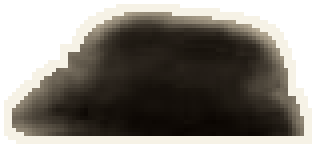
#> input picture assets/art/brow_l.png, 79 x 37 px, given in place of father-time.jpg, which was not available (shown 4 times larger)
$ python make_cutouts.py
#> lines starting #> are read from the running program, lines starting #| are printed output that depends on the picture; after the words box and inside, x2 and y2 are one past the last pixel; in counts of white or black regions, pixels touching at a corner belong together; pictures that were not available may be replaced by others from this repository, and a replacement may not be noted
#!/usr/bin/env python3
"""Cut the pieces of Groucho Time out of the public-domain pictures in assets/src, in
the manner of Terry Gilliam's animations: scissors, a white paper edge, and parts
that hinge and slide.

  father-time.jpg       "Design for Clock" (Met 358177, CC0): Father Time sitting
                        on a clock. Cut from its paper as one piece, the monument.
  groucho-1931.jpg      Groucho Marx, 1931 (Library of Congress, public domain):
                        his head, cut along a traced outline into pieces: the head
                        with holes where his eyes are, the top of his head (which
                        flips open on a hinge), his two eyebrows, and his irises.
  four-marx-bros-1913.png  The four Marx Brothers in a New Orleans paper, 1913
                        (public domain): Gummo, front right, cut out at the chest.

Writes assets/art/*.png and src/cutouts.h (where everything goes), and
src/art.h (every picture, for the program to build in).

    tools/make_cutouts.py
"""
import os
from collections import deque
import numpy as np
from PIL import Image, ImageDraw, ImageFilter, ImageOps

SRC, OUT = "assets/src", "assets/art"
EDGE = 5                                   # the white paper edge, in output pixels
PAPER = (246, 242, 230)

# ---- Groucho's head, in the 1931 photograph's pixels ----
HEAD = [(230, 70), (300, 30), (380, 15), (450, 18), (520, 38), (600, 78), (648, 128), (664, 200),
        (660, 290), (652, 340), (668, 352), (682, 400), (674, 470), (652, 505), (648, 520),
        (626, 548), (600, 600), (566, 648), (600, 690), (604, 745), (262, 745), (266, 690),
        (290, 640), (262, 590), (240, 525), (215, 510), (196, 452), (194, 382), (210, 362),
        (206, 300), (194, 200), (196, 120)]
FLAP_Y0, FLAP_Y1 = 222, 205                # the cut across his forehead, left end to right end
HINGE = (200, 222)                         # the flap turns about his left temple
BROWS = {"brow_l": (262, 230, 354, 268), "brow_r": (410, 220, 506, 256)}
EYES = {"eye_l": (301, 330, 37, 16), "eye_r": (483, 322, 35, 15)}   # the openings: middle, half width, half height
IRIS_R = 17

# ---- Father Time's clock, in the engraving's pixels ----
DIAL = (1356, 1990, 115)                   # the dial's middle and the length of the minute hand
HEAD_AT = (1270, 990)                      # where Groucho's chin goes, on Father Time
MONUMENT_SCALE = 0.62

# ---- Chico, Harpo and Zeppo, from the four brothers in 1931 (public domain), in
# that photograph's pixels: each head's outline and where its chin is ----
BROTHERS = {
    "chico": ([(1230, 330), (1280, 220), (1400, 165), (1550, 170), (1680, 240), (1730, 350), (1722, 470),
               (1702, 560), (1680, 640), (1620, 720), (1520, 770), (1420, 762), (1340, 700), (1290, 620),
               (1260, 520), (1232, 440)], (1470, 768)),
    "harpo": ([(940, 1000), (980, 850), (1080, 760), (1230, 715), (1400, 730), (1520, 800), (1570, 920),
               (1560, 1060), (1520, 1150), (1488, 1250), (1458, 1350), (1400, 1430), (1300, 1470),
               (1200, 1440), (1130, 1360), (1080, 1260), (1000, 1200), (950, 1120)], (1300, 1470)),
    "zeppo": ([(1150, 2700), (1180, 2560), (1280, 2480), (1420, 2460), (1560, 2500), (1640, 2600),
               (1660, 2740), (1650, 2880), (1620, 2990), (1580, 3100), (1520, 3190), (1420, 3240),
               (1320, 3220), (1240, 3140), (1190, 3020), (1160, 2880)], (1420, 3240)),
}
SPHINX_CHIN = (1345, 955)
# Harpo's eyes, in his finished cut-out's pixels: the openings (a little bigger than his
# own, so his glances show from across the room) and his irises
HARPO_EYES = {"harpo_eye_l": (120, 244, 16, 9), "harpo_eye_r": (210, 239, 15, 9)}
HARPO_IRIS_R = 7

# ---- the ladies, for the business in between: Raquel Torres (1930s studio
# portrait) and Margaret Dumont (The Cocoanuts, 1929), both public domain ----
LADIES = {
    "torres": ("raquel-torres-1930s.jpg", [(300, 95), (350, 82), (410, 90), (455, 130), (470, 190), (465, 260),
               (445, 300), (500, 330), (560, 350), (620, 420), (640, 520), (640, 640), (600, 690), (550, 690),
               (520, 700), (520, 840), (190, 840), (200, 700), (110, 690), (70, 640), (90, 560), (140, 450),
               (200, 380), (255, 340), (260, 300), (250, 250), (255, 180), (270, 130)]),
    "dumont": ("margaret-dumont-cocoanuts-1929.jpg", [(200, 90), (250, 40), (330, 25), (420, 40), (500, 110),
               (560, 200), (600, 280), (560, 300), (480, 320), (440, 330), (430, 380), (470, 410), (530, 430),
               (575, 480), (590, 560), (600, 700), (600, 860), (150, 860), (140, 720), (60, 720), (40, 630),
               (80, 580), (130, 555), (170, 560), (160, 500), (190, 450), (240, 420), (270, 410), (230, 400),
               (160, 370), (100, 330), (90, 280), (130, 200), (180, 130)]),
}                  # where Harpo's chin goes, on the monument picture

# ---- Gummo, in the 1913 newspaper page's pixels ----
GUMMO = [(1430, 880), (1500, 858), (1600, 855), (1680, 878), (1740, 928), (1766, 1000), (1762, 1080),
         (1745, 1140), (1722, 1200), (1702, 1280), (1684, 1338), (1702, 1368), (1782, 1398), (1832, 1458),
         (1842, 1560), (1360, 1560), (1380, 1460), (1440, 1400), (1490, 1368), (1462, 1300), (1432, 1220),
         (1420, 1130), (1410, 1040), (1405, 960)]


def flood_background(rgb, start_mask, is_bg):
    """The background reached from the pixels in start_mask over pixels where is_bg."""
    H, W = is_bg.shape
    seen = np.zeros((H, W), bool)
    q = deque()
    for y, x in zip(*np.nonzero(start_mask & is_bg)):
        seen[y, x] = True; q.append((y, x))
    while q:
        y, x = q.popleft()
        for ny, nx in ((y + 1, x), (y - 1, x), (y, x + 1), (y, x - 1)):
            if 0 <= ny < H and 0 <= nx < W and is_bg[ny, nx] and not seen[ny, nx]:
                seen[ny, nx] = True; q.append((ny, nx))
    return seen

def components(mask):
    H, W = mask.shape
    lab = np.zeros((H, W), np.int32); n = 0; sizes = [0]
    for y0, x0 in zip(*np.nonzero(mask)):
        if lab[y0, x0]: continue
        n += 1; lab[y0, x0] = n; st = [(y0, x0)]; c = 0
        while st:
            y, x = st.pop(); c += 1
            for ny, nx in ((y + 1, x), (y - 1, x), (y, x + 1), (y, x - 1)):
                if 0 <= ny < H and 0 <= nx < W and mask[ny, nx] and not lab[ny, nx]:
                    lab[ny, nx] = n; st.append((ny, nx))
        sizes.append(c)
    return lab, sizes

def with_edge(rgba, width=EDGE):
    """A white paper edge round the outline, as a cut-out has."""
    a = Image.fromarray(rgba[..., 3])
    grown = np.asarray(a.filter(ImageFilter.MaxFilter(2 * width + 1)))
    out = np.zeros_like(rgba)
    out[grown > 0] = PAPER + (255,)
    keep = rgba[..., 3] > 0
    out[keep] = rgba[keep]
    return out

def pad(rgba, p):
    H, W = rgba.shape[:2]
    out = np.zeros((H + 2 * p, W + 2 * p, 4), np.uint8)
    out[p:p + H, p:p + W] = rgba
    return out

def save(rgba, name):
    Image.fromarray(rgba, "RGBA").save(f"{OUT}/{name}.png", optimize=True)
    print(f"{name}.png {rgba.shape[1]}x{rgba.shape[0]}")

def poly_mask(size, pts):
    m = Image.new("L", size, 0)
    ImageDraw.Draw(m).polygon(pts, fill=255)
    return np.asarray(m) > 0

def fill_in(rgb, hole):
    """Paint over `hole` with the skin round it, blended in from its edges (each pixel
    in the hole becomes the average of its neighbours, over and over), and a little
    of the photograph's grain put back."""
    out = rgb.astype(float).copy()
    ys, xs = np.nonzero(hole)
    y0, y1, x0, x1 = max(ys.min() - 2, 0), ys.max() + 3, max(xs.min() - 2, 0), xs.max() + 3
    sub = out[y0:y1, x0:x1]; h = hole[y0:y1, x0:x1]
    ring = np.asarray(Image.fromarray((h * 255).astype(np.uint8)).filter(ImageFilter.MaxFilter(5))) > 0
    sub[h] = sub[ring & ~h].mean(0)
    for _ in range(400):
        avg = (np.roll(sub, 1, 0) + np.roll(sub, -1, 0) + np.roll(sub, 1, 1) + np.roll(sub, -1, 1)) / 4
        sub[h] = avg[h]
    grain = np.random.default_rng(7).normal(0, 3.5, h.shape)
    sub[h] += grain[h][:, None]
    out[y0:y1, x0:x1] = sub
    return np.clip(out, 0, 255).astype(np.uint8)

def monument(defs):
    im = Image.open(f"{SRC}/father-time.jpg").convert("RGB")
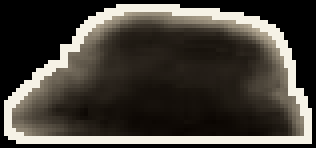
#> im: PIL image 79x37 RGB (shown 4 times larger); mean R, G, B 69, 64.6, 57.7
    W0, H0 = im.size
#> W0 = 79; H0 = 37
    q = 4                                                  # the background is found at a quarter size
    small = im.resize((W0 // q, H0 // q))
    blur = np.asarray(small.filter(ImageFilter.GaussianBlur(2))).astype(int)
    lum, sat = blur.mean(-1), blur.max(-1) - blur.min(-1)
    paper = (lum > 200) & (sat < 45)
    H, W = paper.shape
#> H = 9; W = 19
    edge = np.zeros((H, W), bool); edge[0, :] = edge[-1, :] = edge[:, 0] = edge[:, -1] = True
    bg = flood_background(blur, edge, paper)
    # paper shut in by the scythe and his arm, above the clock: background too
    yy, xx = np.mgrid[0:H, 0:W]
    dial_x, dial_y, _ = DIAL
    upper = (yy < 1700 // q) & ~(((xx - dial_x // q) ** 2 + (yy - dial_y // q) ** 2) < (230 // q) ** 2)
    lab, sizes = components(paper & ~bg & upper)
#> after the loop in components, `for y0, x0 in zip(*np.nonzero(mask)):`: n = 0; sizes = [0]
#> sizes = [0]
    for i, s in enumerate(sizes):
        if s > 300: bg |= lab == i
#> this loop made 1 pass
    # the monument is the biggest piece left, and it stops at the foot of the plinth
    keep = ~bg
    keep[3760 // q:] = False
    lab, sizes = components(keep)
#> the loop in components (call 2), `for y0, x0 in zip(*np.nonzero(mask)):` made 171 passes
#> (y0, x0) on passes 2 to 4: (0, 1), (0, 2), (0, 3)
#> sizes = [0, 171]
    keep = lab == int(np.argmax(sizes))
    hole = ~keep                                             # and fill any holes in it
    lab, sizes = components(hole)
#> sizes = [0]
    outside = set(lab[0, :]) | set(lab[-1, :]) | set(lab[:, 0]) | set(lab[:, -1])
#> outside = 1 item
    for i in range(1, len(sizes)):
        if i not in outside: keep |= lab == i
#> this loop made 0 passes
    m = Image.fromarray((keep * 255).astype(np.uint8)).resize((W0, H0), Image.BILINEAR).filter(ImageFilter.GaussianBlur(3))
#> m: PIL image 79x37 L; every value is 255
    m = np.asarray(m) > 128
#> m: shape (37, 79) bool; every value is 1
    ys, xs = np.nonzero(m)
#> ys = 2923 values from 0 to 36; xs = 2923 values, max 78 at index 78, min 0 at index 0, mean 39
    x0, y0, x1, y1 = xs.min(), ys.min(), xs.max() + 1, ys.max() + 1
#> x0 = 0; y0 = 0; x1 = 79; y1 = 37
    rgba = np.dstack([np.asarray(im), (m * 255).astype(np.uint8)])[y0:y1, x0:x1]
    s = MONUMENT_SCALE
    out = np.asarray(Image.fromarray(rgba, "RGBA").resize((round((x1 - x0) * s), round((y1 - y0) * s)), Image.LANCZOS))
    out = pad(out, EDGE + 2)
#> in pad, `out[p:p + H, p:p + W] = rgba`:
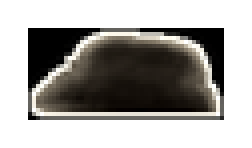
#> out: shape (37, 63, 4) (shown 4 times larger); mean R, G, B, A 34, 31.9, 28.7, 123.3; transparent parts drawn white
    out = with_edge(out)
#> in with_edge, `a = Image.fromarray(rgba[..., 3])`:
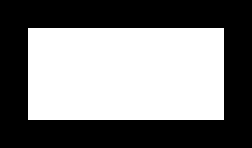
#> a: PIL image 63x37 L (shown 4 times larger); 48.3% white; 1 white region, box (x1, y1, x2, y2) and area: (7, 7, 56, 30) 1127
#> in with_edge, `grown = np.asarray(a.filter(ImageFilter.MaxFilter(2 * width + 1)))`:
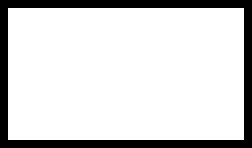
#> grown: shape (37, 63) (shown 4 times larger); 83.5% white; 1 black region, box (x1, y1, x2, y2) and area: (0, 0, 63, 37) 384
#> in with_edge, `out[keep] = rgba[keep]`:
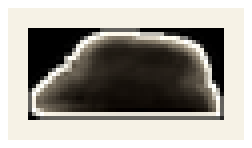
#> out: shape (37, 63, 4) (shown 4 times larger); mean R, G, B, A 120.5, 117.1, 109.6, 213; transparent parts drawn white
    save(out, "monument")
#| monument.png 63x37
    o = EDGE + 2
    at = lambda x, y: ((x - x0) * s + o, (y - y0) * s + o)
    defs["MONUMENT"] = (out.shape[1], out.shape[0])
    defs["DIAL"] = at(DIAL[0], DIAL[1]) + (DIAL[2] * s,)
    defs["CHIN"] = at(*HEAD_AT)

def groucho(defs):
    im = Image.open(f"{SRC}/groucho-1931.jpg").convert("L")
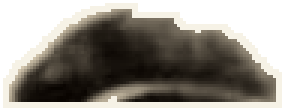
#> input picture assets/art/brow_r.png, 95 x 37 px, given in place of groucho-1931.jpg, which was not available (shown 3 times larger)
#> im: PIL image 95x37 L
    im = ImageOps.autocontrast(im, cutoff=0.5)
    W, H = im.size
#> W = 95; H = 37
    # a photograph printed on warm paper, as Gilliam's were
    g = np.asarray(im).astype(float)
    rgb = np.dstack([np.clip(g * 1.0 + 8, 0, 255), np.clip(g * 0.96 + 4, 0, 255), np.clip(g * 0.86, 0, 255)]).astype(np.uint8)
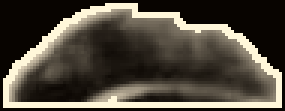
#> rgb: shape (37, 95, 3) (shown 3 times larger); mean of channels 0, 1, 2 80.4, 74.1, 62.8; drawn as R, G, B
    head = poly_mask((W, H), HEAD)
#> in poly_mask, `m = Image.new("L", size, 0)`: m: PIL image 95x37 L; every value is 0
    yy, xx = np.mgrid[0:H, 0:W]
    flap_line = FLAP_Y0 + (FLAP_Y1 - FLAP_Y0) * (xx - 190) / (680 - 190)
    flap = head & (yy < flap_line)
    # the eyebrows: the dark greasepaint in their boxes, lifted off, and his skin
    # painted in behind them (the colour of the forehead just above)
    face = rgb.copy()
    for name, (bx0, by0, bx1, by1) in BROWS.items():
        box = np.zeros((H, W), bool); box[by0:by1, bx0:bx1] = True
        dark = box & (g < 95)
        dark = np.asarray(Image.fromarray((dark * 255).astype(np.uint8)).filter(ImageFilter.MaxFilter(5))) > 0
        dark &= box
        piece = np.zeros((H, W, 4), np.uint8); piece[dark] = np.dstack([rgb, np.full((H, W), 255, np.uint8)])[dark]
        wide = np.asarray(Image.fromarray((dark * 255).astype(np.uint8)).filter(ImageFilter.MaxFilter(11))) > 0
        face = fill_in(face, wide & (g < 200))
        ys, xs = np.nonzero(dark)
        a, b, c, d = xs.min(), ys.min(), xs.max() + 1, ys.max() + 1
        save(with_edge(pad(piece[b:d, a:c], 3), 2), name)
        defs[name.upper()] = (a - 3, b - 3)
#> piece: shape (37, 95, 4); every value is 0
#> after the loop, defs = {'MONUMENT': (63, 37), 'DIAL': (847.7, 1240.8, 71.3), 'CHIN': (794.4, 620.8)}
    # the irises, and holes in the head where the eyes are
    holes = np.zeros((H, W), bool)
    for name, (ex, ey, rx, ry) in EYES.items():
        holes |= ((xx - ex) / rx) ** 2 + ((yy - ey) / ry) ** 2 < 1
        r = IRIS_R
        piece = np.zeros((2 * r, 2 * r, 4), np.uint8)
        piece[..., :3] = rgb[ey - r:ey + r, ex - r:ex + r]
        cy, cx = np.mgrid[0:2 * r, 0:2 * r]
        piece[..., 3] = np.where((cx - r + 0.5) ** 2 + (cy - r + 0.5) ** 2 < r * r, 255, 0)
        save(piece, name.replace("eye", "iris"))
        defs[name.upper()] = (ex, ey, rx, ry)
    # [10 lines left out: function cut, not called in this run]
    grown_holes = np.asarray(Image.fromarray((holes * 255).astype(np.uint8)).filter(ImageFilter.MaxFilter(2 * EDGE + 1))) > 0
    defs["HEAD"] = cut(head & ~flap & ~holes, "head", holes)
    defs["FLAP"] = cut(flap, "flap")
    defs["HINGE"] = HINGE
    defs["PHOTO_CHIN"] = (432, 745)

# [69 lines left out: functions gummo, brothers, ladies, write_lists, not called in this run]

def main():
    os.makedirs(OUT, exist_ok=True)
    defs = {}
    monument(defs)
    groucho(defs)
    gummo(defs)
    brothers(defs)
    ladies(defs)
    write_lists(defs)

if __name__ == "__main__":
#> (the run stopped early here; a loop or call above may not have finished)
